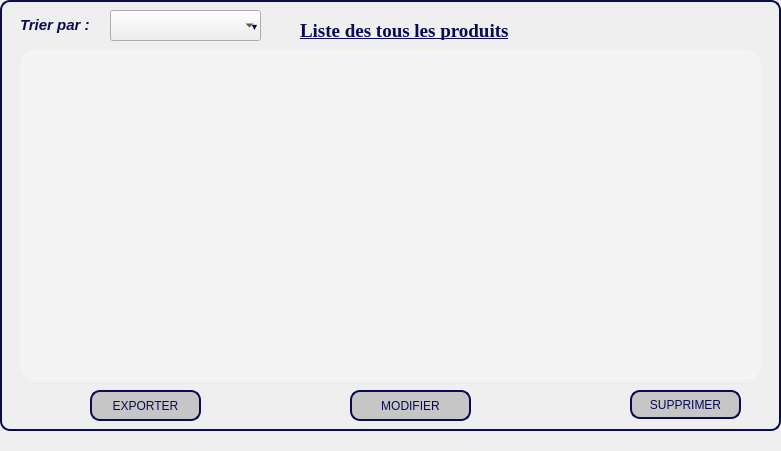
   <widget class="QGroupBox" name="groupBox">
    <property name="geometry">
     <rect>
      <x>390</x>
      <y>80</y>
      <width>781</width>
      <height>451</height>
     </rect>
    </property>
    <property name="styleSheet">
     <string notr="true">QGroupBox {
    border: 2px solid #0a0a55; /* Couleur turquoise pour la bordure */
    border-radius: 10px;  /* Coins arrondis */
    padding: 10px;  /* Espacement interne */
    margin-bottom: 20px;  /* Espacement en bas */
 font-family: &quot;Georgia&quot;, &quot;Times New Roman&quot;, serif;
}</string>
    </property>
    <property name="title">
     <string/>
    </property>
    <widget class="QLabel" name="label_11">
     <property name="geometry">
      <rect>
       <x>300</x>
       <y>20</y>
       <width>281</width>
       <height>20</height>
      </rect>
     </property>
     <property name="font">
      <font>
       <family>Georgia</family>
       <bold>true</bold>
       <underline>true</underline>
      </font>
     </property>
     <property name="styleSheet">
      <string notr="true"> font-family: &quot;Georgia&quot;, &quot;Times New Roman&quot;, serif;</string>
     </property>
     <property name="text">
      <string>&lt;html&gt;&lt;head/&gt;&lt;body&gt;&lt;p&gt;&lt;span style=&quot; font-size:14pt; color:#0a0a55;&quot;&gt;Liste des tous les produits&lt;/span&gt;&lt;/p&gt;&lt;/body&gt;&lt;/html&gt;</string>
     </property>
    </widget>
    <widget class="QTableView" name="tableView_2">
     <property name="geometry">
      <rect>
       <x>20</x>
       <y>50</y>
       <width>741</width>
       <height>331</height>
      </rect>
     </property>
     <property name="styleSheet">
      <string notr="true">QWidget {
    border-radius: 15px;  /* Coins arrondis */
    background-color: #f4f4f4;  /* Couleur de fond */
    transition: all 0.3s ease;  /* Animation douce pour les changements */
}

QWidget:hover {
    background-color: #e0e0e0;  /* Changement de fond lors du survol */
    cursor: pointer;  /* Changement du curseur */
}
</string>
     </property>
    </widget>
    <widget class="QPushButton" name="pushButton_Supprimer">
     <property name="geometry">
      <rect>
       <x>630</x>
       <y>390</y>
       <width>111</width>
       <height>29</height>
      </rect>
     </property>
     <property name="styleSheet">
      <string notr="true">QPushButton {
    border: 2px solid #0a0a55;   /* Grey border */
    border-radius: 10px;         /* Round the corners */
    padding: 0 8px;              /* Padding inside the button */
    background: #c6c6c6;         /* Grey background */
    color: #0a0a55;                /* White text color */
font-family: &quot;Georgia&quot;, &quot;Times New Roman&quot;, serif;
}

QPushButton:hover {
    background-color: white;   /* Darker grey on hover */
}

</string>
     </property>
     <property name="text">
      <string>SUPPRIMER</string>
     </property>
    </widget>
    <widget class="QPushButton" name="pushButton_Modifier">
     <property name="geometry">
      <rect>
       <x>350</x>
       <y>390</y>
       <width>121</width>
       <height>31</height>
      </rect>
     </property>
     <property name="styleSheet">
      <string notr="true">QPushButton {
    border: 2px solid #0a0a55;   /* Grey border */
    border-radius: 10px;         /* Round the corners */
    padding: 0 8px;              /* Padding inside the button */
    background: #c6c6c6;         /* Grey background */
    color: #0a0a55;                /* White text color */
font-family: &quot;Georgia&quot;, &quot;Times New Roman&quot;, serif;
}

QPushButton:hover {
    background-color: white;   /* Darker grey on hover */
}
</string>
     </property>
     <property name="text">
      <string>MODIFIER</string>
     </property>
    </widget>
    <widget class="QPushButton" name="pushButton_exporter">
     <property name="geometry">
      <rect>
       <x>90</x>
       <y>390</y>
       <width>111</width>
       <height>31</height>
      </rect>
     </property>
     <property name="styleSheet">
      <string notr="true">QPushButton {
    border: 2px solid #0a0a55;   /* Grey border */
    border-radius: 10px;         /* Round the corners */
    padding: 0 8px;              /* Padding inside the button */
    background: #c6c6c6;         /* Grey background */
    color: #0a0a55;                /* White text color */
font-family: &quot;Georgia&quot;, &quot;Times New Roman&quot;, serif;
}

QPushButton:hover {
    background-color: white;   /* Darker grey on hover */
}</string>
     </property>
     <property name="text">
      <string>EXPORTER</string>
     </property>
    </widget>
    <widget class="QLabel" name="label_4">
     <property name="geometry">
      <rect>
       <x>270</x>
       <y>410</y>
       <width>41</width>
       <height>31</height>
      </rect>
     </property>
     <property name="text">
      <string/>
     </property>
     <property name="pixmap">
      <pixmap>:/Downloads/Capture_d_écran_2025-03-30_120921-removebg-preview.png</pixmap>
     </property>
     <property name="scaledContents">
      <bool>true</bool>
     </property>
    </widget>
    <widget class="QLabel" name="label_34">
     <property name="geometry">
      <rect>
       <x>610</x>
       <y>410</y>
       <width>41</width>
       <height>31</height>
      </rect>
     </property>
     <property name="text">
      <string/>
     </property>
     <property name="pixmap">
      <pixmap>:/Downloads/Capture_d_écran_2025-03-30_120840-removebg-preview.png</pixmap>
     </property>
     <property name="scaledContents">
      <bool>true</bool>
     </property>
    </widget>
    <widget class="QComboBox" name="comboBox_tri">
     <property name="geometry">
      <rect>
       <x>110</x>
       <y>10</y>
       <width>151</width>
       <height>31</height>
      </rect>
     </property>
     <property name="styleSheet">
      <string notr="true">QComboBox::down-arrow {
    image: url(:/icons/down_arrow.svg); /* Optionnel - pour une flèche personnalisée */
    width: 12px;
    height: 12px;
}

QComboBox QAbstractItemView {
    border: 1px solid #d5d5d5;
    border-radius: 8px;
    selection-background-color: #3498db;
    selection-color: white;
}</string>
     </property>
    </widget>
    <widget class="QLabel" name="label_17">
     <property name="geometry">
      <rect>
       <x>20</x>
       <y>10</y>
       <width>91</width>
       <height>31</height>
      </rect>
     </property>
     <property name="styleSheet">
      <string notr="true"> font-family: &quot;Georgia&quot;, &quot;Times New Roman&quot;, serif;</string>
     </property>
     <property name="text">
      <string>&lt;html&gt;&lt;head/&gt;&lt;body&gt;&lt;p&gt;&lt;span style=&quot; font-size:11pt; font-weight:700; font-style:italic; color:#0a0a55;&quot;&gt;Trier par :&lt;/span&gt;&lt;/p&gt;&lt;/body&gt;&lt;/html&gt;</string>
     </property>
    </widget>
    <widget class="QLabel" name="label_31">
     <property name="geometry">
      <rect>
       <x>250</x>
       <y>11</y>
       <width>51</width>
       <height>31</height>
      </rect>
     </property>
     <property name="text">
      <string>&lt;html&gt;&lt;head/&gt;&lt;body&gt;&lt;p&gt;&lt;span style=&quot; font-size:7pt; color:#0a0a55;&quot;&gt;▼&lt;/span&gt;&lt;/p&gt;&lt;/body&gt;&lt;/html&gt;</string>
     </property>
    </widget>
    <widget class="QLabel" name="label_33">
     <property name="geometry">
      <rect>
       <x>60</x>
       <y>390</y>
       <width>21</width>
       <height>21</height>
      </rect>
     </property>
     <property name="text">
      <string/>
     </property>
     <property name="pixmap">
      <pixmap>:/images/Downloads/WhatsApp_Image_2025-04-11_at_21.28.47-removebg-preview.png</pixmap>
     </property>
     <property name="scaledContents">
      <bool>true</bool>
     </property>
    </widget>
    <widget class="QLabel" name="label_37">
     <property name="geometry">
      <rect>
       <x>320</x>
       <y>390</y>
       <width>21</width>
       <height>21</height>
      </rect>
     </property>
     <property name="text">
      <string/>
     </property>
     <property name="pixmap">
      <pixmap>:/images/Downloads/WhatsApp_Image_2025-04-11_at_21.36.49-removebg-preview.png</pixmap>
     </property>
     <property name="scaledContents">
      <bool>true</bool>
     </property>
    </widget>
    <widget class="QLabel" name="label_41">
     <property name="geometry">
      <rect>
       <x>600</x>
       <y>390</y>
       <width>21</width>
       <height>21</height>
      </rect>
     </property>
     <property name="text">
      <string/>
     </property>
     <property name="pixmap">
      <pixmap>:/images/Downloads/WhatsApp_Image_2025-04-11_at_22.10.38-removebg-preview.png</pixmap>
     </property>
     <property name="scaledContents">
      <bool>true</bool>
     </property>
    </widget>
    <widget class="QLabel" name="label_40">
     <property name="geometry">
      <rect>
       <x>570</x>
       <y>20</y>
       <width>21</width>
       <height>21</height>
      </rect>
     </property>
     <property name="text">
      <string/>
     </property>
     <property name="pixmap">
      <pixmap>:/images/Downloads/WhatsApp_Image_2025-04-13_at_19.45.15-removebg-preview (1).png</pixmap>
     </property>
     <property name="scaledContents">
      <bool>true</bool>
     </property>
    </widget>
    <widget class="QLabel" name="label_7">
     <property name="geometry">
      <rect>
       <x>50</x>
       <y>390</y>
       <width>31</width>
       <height>20</height>
      </rect>
     </property>
     <property name="text">
      <string/>
     </property>
     <property name="pixmap">
      <pixmap resource="img.qrc">:/image_zaineb/WhatsApp_Image_2025-04-11_at_21.28.47-removebg-preview.png</pixmap>
     </property>
     <property name="scaledContents">
      <bool>true</bool>
     </property>
    </widget>
    <widget class="QLabel" name="label_8">
     <property name="geometry">
      <rect>
       <x>310</x>
       <y>390</y>
       <width>31</width>
       <height>21</height>
      </rect>
     </property>
     <property name="text">
      <string/>
     </property>
     <property name="pixmap">
      <pixmap resource="img.qrc">:/image_zaineb/WhatsApp_Image_2025-04-11_at_21.36.49-removebg-preview.png</pixmap>
     </property>
     <property name="scaledContents">
      <bool>true</bool>
     </property>
    </widget>
    <widget class="QLabel" name="label_12">
     <property name="geometry">
      <rect>
       <x>600</x>
       <y>390</y>
       <width>31</width>
       <height>21</height>
      </rect>
     </property>
     <property name="text">
      <string/>
     </property>
     <property name="pixmap">
      <pixmap resource="img.qrc">:/image_zaineb/WhatsApp_Image_2025-04-11_at_22.10.38-removebg-preview.png</pixmap>
     </property>
     <property name="scaledContents">
      <bool>true</bool>
     </property>
    </widget>
    <widget class="QLabel" name="label_14">
     <property name="geometry">
      <rect>
       <x>570</x>
       <y>10</y>
       <width>31</width>
       <height>31</height>
      </rect>
     </property>
     <property name="text">
      <string/>
     </property>
     <property name="pixmap">
      <pixmap resource="img.qrc">:/image_zaineb/WhatsApp_Image_2025-04-13_at_19.45.15-removebg-preview.png</pixmap>
     </property>
     <property name="scaledContents">
      <bool>true</bool>
     </property>
    </widget>
   </widget>
